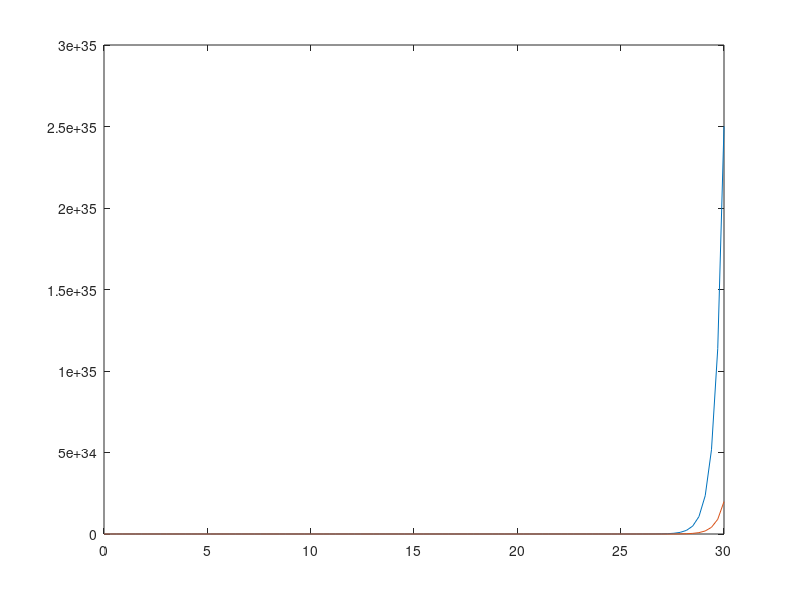

Write MATLAB code to recreate this figure.
clc;
clear;
close all;
t = linspace (0, 30);
A = linspace(0, 30);
A(1) = 2.5;
K = 20;
L = 10;
l = 0.3;
z = 0.4;
Y = linspace(0, 30);
Y(1) = A(1) * K^(1/3) * L ^ (2/3);
for i = 2:100
  A(i) = A(i - 1) + z * A(i - 1) * l * L;
  Y(i) = A(i) * K^(1/3) * L ^ (2/3);
end
plot(t, Y);
hold on;
plot(t, A);